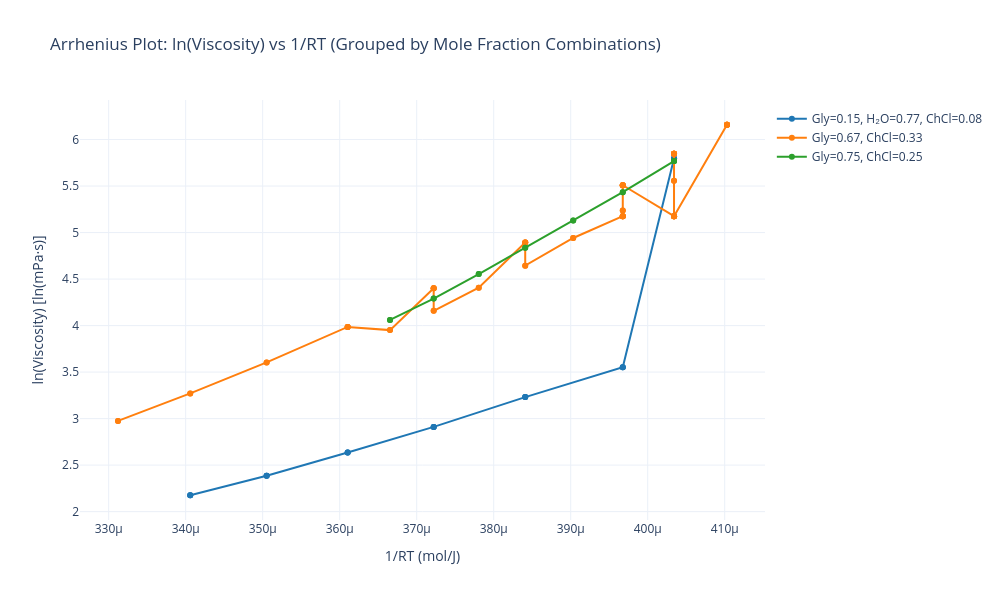

Notebook code cell kept with this figure:
### Markdown cell above
## Visualization: Viscosity vs Temperature

### Plot 1: All Data Grouped by Mole Fraction Combinations

### Code cell
# Create interactive plot with plotly - Arrhenius plot (ln viscosity vs 1/RT)
import numpy as np

fig = go.Figure()

# Gas constant in J/(mol·K)
R = 8.314

# Get unique mole fraction combinations
unique_combos = sorted(df_viscosity['mole_fraction_combo'].unique())

# Create color palette
colors = ['#1f77b4', '#ff7f0e', '#2ca02c', '#d62728', '#9467bd', '#8c564b', '#e377c2', '#7f7f7f', '#bcbd22', '#17becf']

# Add a trace for each mole fraction combination
for idx, combo in enumerate(unique_combos):
    combo_data = df_viscosity[df_viscosity['mole_fraction_combo'] == combo].copy()
    
    # Calculate ln(viscosity) and 1/RT
    combo_data['ln_viscosity'] = np.log(combo_data['viscosity_1000'])
    combo_data['inv_RT'] = 1 / (R * combo_data['temperature'])
    
    # Sort by 1/RT for better line plots
    combo_data = combo_data.sort_values('inv_RT')
    
    # Add trace with markers and lines
    fig.add_trace(go.Scatter(
        x=combo_data['inv_RT'],
        y=combo_data['ln_viscosity'],
        mode='lines+markers',
        name=combo,
        line=dict(color=colors[idx % len(colors)], width=2),
        marker=dict(size=6, color=colors[idx % len(colors)]),
        hovertemplate='<b>%{fullData.name}</b><br>' +
                      '1/RT: %{x:.6f} mol/J<br>' +
                      'ln(Viscosity): %{y:.3f}<br>' +
                      'Temperature: %{customdata:.2f} K<br>' +
                      'Viscosity: %{text:.2f} mPa·s<br>' +
                      '<extra></extra>',
        customdata=combo_data['temperature'],
        text=combo_data['viscosity_1000']
    ))

# Update layout
fig.update_layout(
    title='Arrhenius Plot: ln(Viscosity) vs 1/RT (Grouped by Mole Fraction Combinations)',
    xaxis_title='1/RT (mol/J)',
    yaxis_title='ln(Viscosity) [ln(mPa·s)]',
    hovermode='closest',
    template='plotly_white',
    width=1000,
    height=600,
    legend=dict(
        yanchor="top",
        y=0.99,
        xanchor="left",
        x=1.01
    )
)

# Show the interactive plot
fig.show()

### Figure 1 — Plotly figure (JSON) as saved in the notebook; plotly's stock layout.template omitted (floating-point values rounded to 4 significant figures)
{"data": [{"customdata": [353.1, 353.1, 353.1, 343.1, 343.1, 343.1, 333.1, 333.1, 333.1, 323.1, 323.1, 323.1, 313.1, 313.1, 313.1, 303.1, 303.1, 303.1, 298.1, 298.1, 298.1], "hovertemplate": "<b>%{fullData.name}</b><br>1/RT: %{x:.6f} mol/J<br>ln(Viscosity): %{y:.3f}<br>Temperature: %{customdata:.2f} K<br>Viscosity: %{text:.2f} mPa·s<br><extra></extra>", "line": {"color": "#1f77b4", "width": 2}, "marker": {"color": "#1f77b4", "size": 6}, "mode": "lines+markers", "name": "Gly=0.15, H₂O=0.77, ChCl=0.08", "text": [8.81, 8.81, 8.81, 10.86, 10.86, 10.86, 13.95, 13.95, 13.95, 18.37, 18.37, 18.37, 25.3, 25.3, 25.3, 34.9, 34.9, 34.9, 329, 329, 329], "type": "scatter", "x": [0.0003406, 0.0003406, 0.0003406, 0.0003505, 0.0003505, 0.0003505, 0.000361, 0.000361, 0.000361, 0.0003722, 0.0003722, 0.0003722, 0.0003841, 0.0003841, 0.0003841, 0.0003968, 0.0003968, 0.0003968, 0.0004034, 0.0004034, 0.0004034], "y": [2.176, 2.176, 2.176, 2.385, 2.385, 2.385, 2.635, 2.635, 2.635, 2.911, 2.911, 2.911, 3.231, 3.231, 3.231, 3.552, 3.552, 3.552, 5.796, 5.796, 5.796]}, {"customdata": [363.1, 363.1, 353.1, 353.1, 343.1, 343.1, 333.1, 333.1, 333.1, 333.1, 328.1, 328.1, 323.1, 323.1, 323.1, 323.1, 323.1, 323.1, 318.1, 318.1, 313.1, 313.1, 313.1, 313.1, 313.1, 313.1, 308.1, 308.1, 303.1, 303.1, 303.1, 303.1, 303.1, 303.1, 303.1, 303.1, 303.1, 303.1, 303.1, 303.1, 303.1, 303.1, 298.1, 298.1, 298.1, 298.1, 298.1, 298.1, 298.1, 298.1, 298.1, 298.1, 298.1, 298.1, 298.1, 298.1, 298.1, 298.1, 298.1, 298.1, 293.1, 293.1, 293.1, 293.1, 293.1, 293.1], "hovertemplate": "<b>%{fullData.name}</b><br>1/RT: %{x:.6f} mol/J<br>ln(Viscosity): %{y:.3f}<br>Temperature: %{customdata:.2f} K<br>Viscosity: %{text:.2f} mPa·s<br><extra></extra>", "line": {"color": "#ff7f0e", "width": 2}, "marker": {"color": "#ff7f0e", "size": 6}, "mode": "lines+markers", "name": "Gly=0.67, ChCl=0.33", "text": [19.59, 19.59, 26.33, 26.33, 36.74, 36.74, 53.81, 53.81, 53.81, 53.81, 52, 52, 81.59, 81.59, 81.59, 81.59, 64, 64, 82, 82, 133.4, 133.4, 133.4, 133.4, 104, 104, 140, 140, 177, 177, 246.8, 246.8, 188, 188, 246.8, 246.8, 177, 177, 177, 177, 246.8, 246.8, 177, 177, 346.7, 346.7, 259, 259, 346.7, 346.7, 346.7, 346.7, 177, 177, 346.7, 346.7, 177, 177, 177, 177, 473.0, 473.0, 473.0, 473.0, 473.0, 473.0], "type": "scatter", "x": [0.0003312, 0.0003312, 0.0003406, 0.0003406, 0.0003505, 0.0003505, 0.000361, 0.000361, 0.000361, 0.000361, 0.0003665, 0.0003665, 0.0003722, 0.0003722, 0.0003722, 0.0003722, 0.0003722, 0.0003722, 0.0003781, 0.0003781, 0.0003841, 0.0003841, 0.0003841, 0.0003841, 0.0003841, 0.0003841, 0.0003903, 0.0003903, 0.0003968, 0.0003968, 0.0003968, 0.0003968, 0.0003968, 0.0003968, 0.0003968, 0.0003968, 0.0003968, 0.0003968, 0.0003968, 0.0003968, 0.0003968, 0.0003968, 0.0004034, 0.0004034, 0.0004034, 0.0004034, 0.0004034, 0.0004034, 0.0004034, 0.0004034, 0.0004034, 0.0004034, 0.0004034, 0.0004034, 0.0004034, 0.0004034, 0.0004034, 0.0004034, 0.0004034, 0.0004034, 0.0004103, 0.0004103, 0.0004103, 0.0004103, 0.0004103, 0.0004103], "y": [2.975, 2.975, 3.271, 3.271, 3.604, 3.604, 3.985, 3.985, 3.985, 3.985, 3.951, 3.951, 4.402, 4.402, 4.402, 4.402, 4.159, 4.159, 4.407, 4.407, 4.893, 4.893, 4.893, 4.893, 4.644, 4.644, 4.942, 4.942, 5.176, 5.176, 5.509, 5.509, 5.236, 5.236, 5.509, 5.509, 5.176, 5.176, 5.176, 5.176, 5.509, 5.509, 5.176, 5.176, 5.849, 5.849, 5.557, 5.557, 5.849, 5.849, 5.849, 5.849, 5.176, 5.176, 5.849, 5.849, 5.176, 5.176, 5.176, 5.176, 6.159, 6.159, 6.159, 6.159, 6.159, 6.159]}, {"customdata": [328.1, 328.1, 323.1, 323.1, 318.1, 318.1, 313.1, 313.1, 308.1, 308.1, 303.1, 303.1, 298.1, 298.1, 298.1, 298.1], "hovertemplate": "<b>%{fullData.name}</b><br>1/RT: %{x:.6f} mol/J<br>ln(Viscosity): %{y:.3f}<br>Temperature: %{customdata:.2f} K<br>Viscosity: %{text:.2f} mPa·s<br><extra></extra>", "line": {"color": "#2ca02c", "width": 2}, "marker": {"color": "#2ca02c", "size": 6}, "mode": "lines+markers", "name": "Gly=0.75, ChCl=0.25", "text": [58, 58, 73, 73, 95, 95, 126, 126, 169, 169, 229, 229, 320, 320, 320, 320], "type": "scatter", "x": [0.0003665, 0.0003665, 0.0003722, 0.0003722, 0.0003781, 0.0003781, 0.0003841, 0.0003841, 0.0003903, 0.0003903, 0.0003968, 0.0003968, 0.0004034, 0.0004034, 0.0004034, 0.0004034], "y": [4.06, 4.06, 4.29, 4.29, 4.554, 4.554, 4.836, 4.836, 5.13, 5.13, 5.434, 5.434, 5.768, 5.768, 5.768, 5.768]}], "layout": {"height": 600, "hovermode": "closest", "legend": {"x": 1.01, "xanchor": "left", "y": 0.99, "yanchor": "top"}, "title": {"text": "Arrhenius Plot: ln(Viscosity) vs 1/RT (Grouped by Mole Fraction Combinations)"}, "width": 1000, "xaxis": {"title": {"text": "1/RT (mol/J)"}}, "yaxis": {"title": {"text": "ln(Viscosity) [ln(mPa·s)]"}}}}
